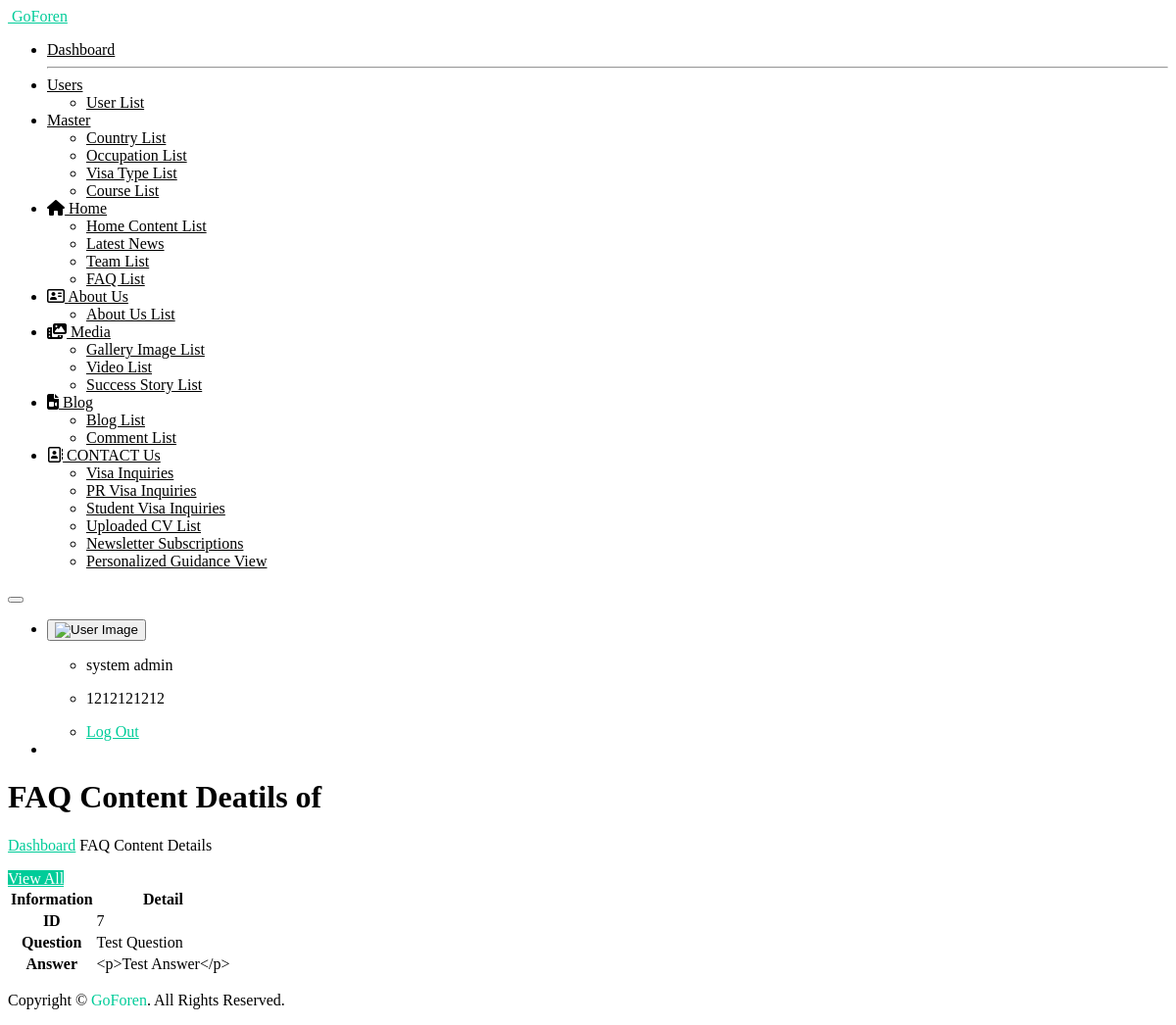
The page /faq_view/7 (signed in) on the database its author committed.
### myapp/models.py (models this page shows, shortened)
class tbl_faq(models.Model):
    question = models.CharField(max_length=50, null=True)
    answer = models.TextField(blank=True, null=True)
    created_at = models.DateTimeField(auto_now_add=True)
    updated_at = models.DateTimeField(auto_now=True)
    class Meta:
        db_table = 'tbl_faq'

### myapp/views.py (the view)
    def wrapper(request, *args, **kwargs):
        if 'user_id' not in request.session:
            return redirect('open_sign_in_page')
        return view_func(request, *args, **kwargs)

### myapp/views.py (called while the page is built)
def login_required_custom(view_func):
    def wrapper(request, *args, **kwargs):
        if 'user_id' not in request.session:
            return redirect('open_sign_in_page')
        return view_func(request, *args, **kwargs)
    return wrapper

@login_required_custom
def faq_view(request, id):
    data = get_object_or_404(tbl_faq, id=id)
    context = {
        "data":data,
    }
    return render(request, "faq-view.html", context)

### templates/faq-view.html (shortened to what this page needs)
{% extends "base.html" %}
{% load static %}
{%  block start %}
			<div class="ec-content-wrapper">
				<div class="content">
					<div class="breadcrumb-wrapper d-flex align-items-center justify-content-between">
						<div>
							<h1>FAQ Content Deatils of {{data.heading}}</h1>
							<p class="breadcrumbs"><span><a href="{% url 'dashboard_view' %}">Dashboard</a></span>
								<span></span>FAQ Content Details</p>
						</div>
						<div>
							<a href="{% url 'faq_list' %}" class="btn btn-primary"> View All
							</a>
						</div>
					</div>
					<div class="row">
						<div class="col-12">
							<div class="card card-default">
								<div class="card-body">
									<div class="table-responsive">
										<table id="responsive-data-table" class="table">
											<tbody>
												<tr style="color:black;">
													<th>Information</th>
													<th>Detail</th>
												</tr>
												<tr>
													<th>ID</th>
													<td>{{data.id}}</td>
												</tr>
												<tr>
													<th>Question</th>
													<td>{{data.question}}</td>
												</tr>
												<tr>
													<th>Answer</th>
													<td>{{data.answer}}</td>
												</tr>
											</tbody>
										</table>
									</div>
								</div>
							</div>
						</div>
					</div>
				</div>
			</div>
{%  endblock %}

### templates/faq-view.html (style rules this page uses)
a { color: #00cc99; }
.btn.btn-primary { color: #ffffff; background-color: #00cc99; border-color: #00cc99; }

### rows shown on the page
tbl_faq: id "7", question "Test Question", answer "<p>Test Answer</p>"

### other values the page prints
{{ request.session.session_username }} "system admin"
{{ request.session.session_mobile }} "1212121212"
